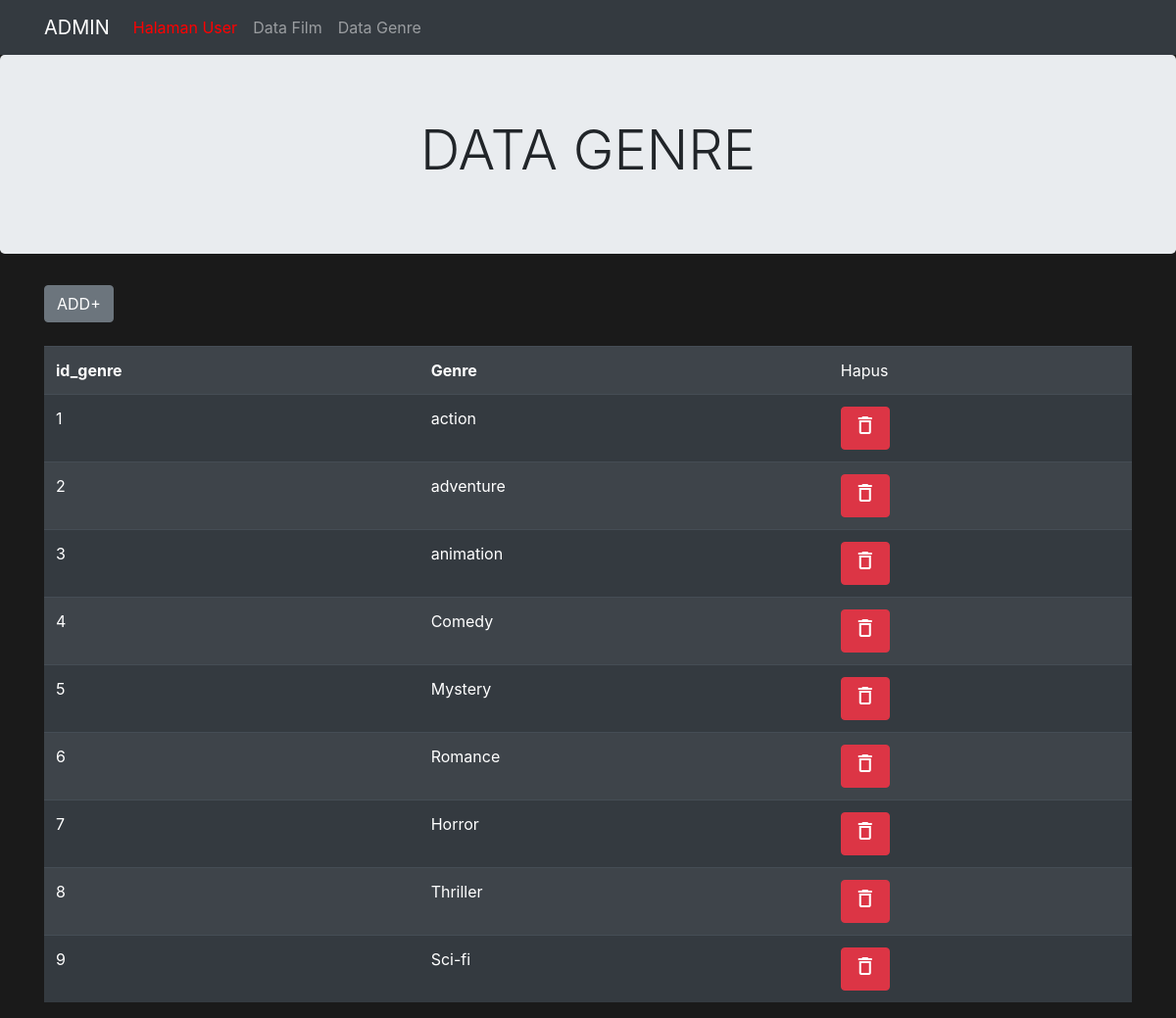
Screenshot of /admin/index.php?p=genre with the database file from the repository.
### tables this page shows
CREATE TABLE `genre` (
  `id_genre` int(11) NOT NULL,
  `genre` varchar(255) NOT NULL
);

### admin/genre.php (the view, shortened to what this page needs)
<?php require '../function.php' ?>
<!doctype html>
<html lang="en">
<head>
    <link rel="stylesheet" href="https://stackpath.bootstrapcdn.com/bootstrap/4.3.1/css/bootstrap.min.css">
</head>
<body>
    <div class="jumbotron">
        <h4 class="display-4 text-center">DATA GENRE</h4>
    </div>
    <div class="container">
        <a class="btn btn-secondary  center" href="index.php?p=inputgenre">ADD+</a>
    </div>
    <br>
    <div class="container">
        <table class="table table-striped table-dark">
            <tr>
                <th>id_genre </th>
                <th>Genre</th>
                <td>Hapus</td>
            </tr>
            <?php
            $q = "SELECT * FROM genre";
            $r = mysqli_query($conn, $q);
            while ($data = mysqli_fetch_assoc($r)) { ?>
                <tr>
                    <td><?= $data['id_genre'] ?></td>
                    <td><?= $data['genre'] ?></td>
                    <td><a class="btn btn-danger" href="dellete_genre.php?id=<?= $data['id_genre'] ?>"><i class="material-icons">
                            </i></a></td>
                </tr>
            <?php $no++;
            } ?>
        </table>
    </div>
</body>
</html>

### admin/genre.php (style rules this page uses)
body { background-color: #1a1a1a; }

### rows the page displays
genre: id_genre "1", genre "action"
genre: id_genre "2", genre "adventure"
genre: id_genre "3", genre "animation"
genre: id_genre "4", genre "Comedy"
genre: id_genre "5", genre "Mystery"
genre: id_genre "6", genre "Romance"
genre: id_genre "7", genre "Horror"
genre: id_genre "8", genre "Thriller"
genre: id_genre "9", genre "Sci-fi"
